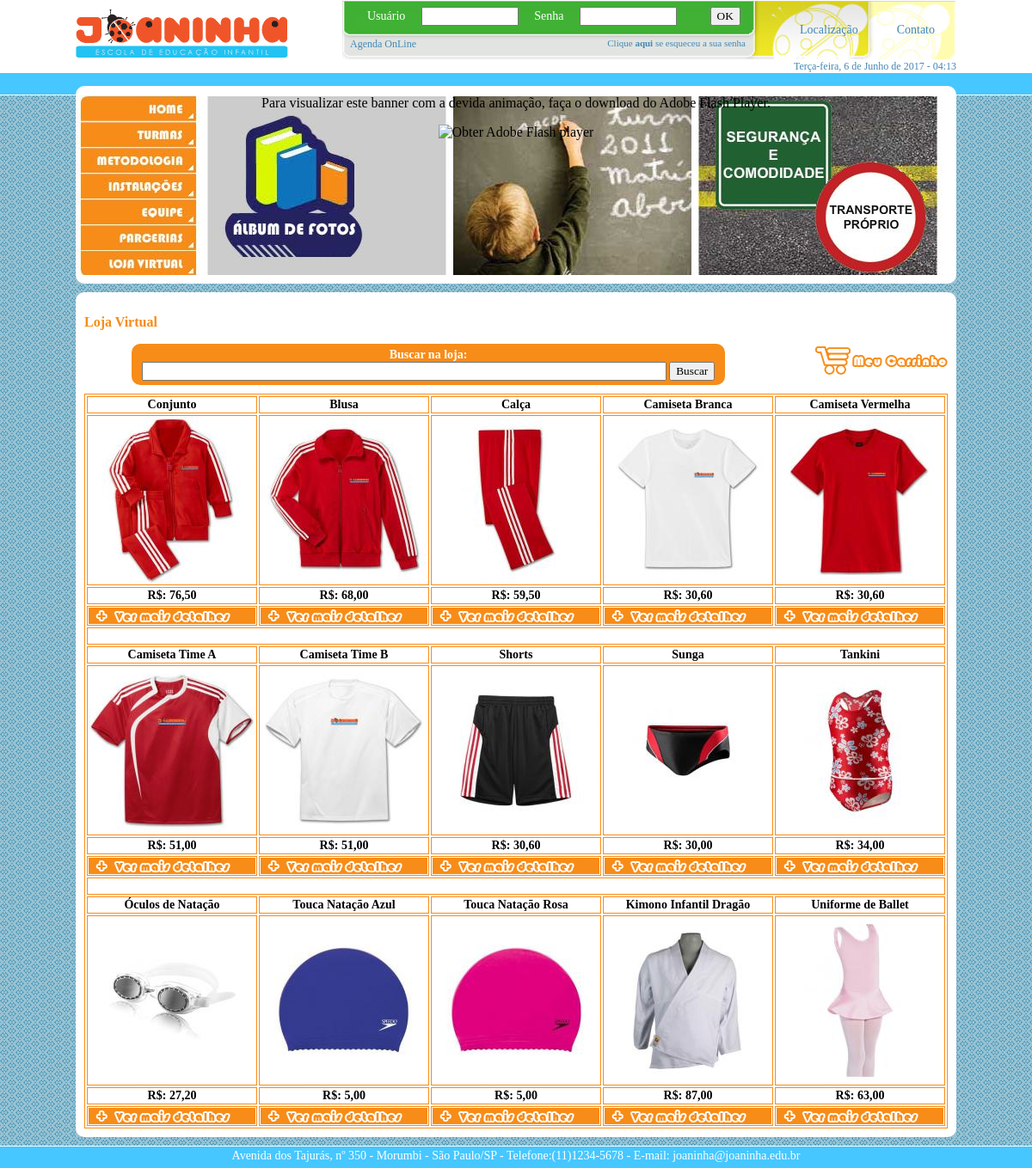
The app's page /loja.php with its own data.
### tables this page shows
CREATE TABLE IF NOT EXISTS `lojaproduto` (
  `idProduto` int(10) unsigned NOT NULL AUTO_INCREMENT,
  `nome` varchar(50) NOT NULL,
  `descricao` longtext NOT NULL,
  `valor` varchar(10) NOT NULL,
  `img` varchar(100) NOT NULL,
  `dataInserido` int(11) NOT NULL,
  `ocultar` varchar(3) NOT NULL,
  PRIMARY KEY (`idProduto`)
);

### loja.php (the view, shortened to what this page needs)
<?PHP
	Require('header.php');
?>
<p class="titulo">Loja Virtual</p>
<?PHP
	$idProduto = $_GET['idProduto'];
	if($idProduto == ""){
		?>
        <form action="buscar.php" method="get" name="frmBuscar" id="frmBuscar">
        	<div id="divBuscar"><div id="divBuscarBorda">Buscar na loja: <input type="text" name="txtBuscar" id="txtBuscar" size="80" /> <input type="submit" name="btnSubmit" value="Buscar" /></div></div>
            <div id="divMeuCarrinho"><a href="carrinho.php"><img src="_img/meuCarrinho.jpg" border="0" /></a></div>
        </form>
		<table border="1" bordercolor="#f78c18">
			<?PHP
				$sql = "SELECT * FROM lojaproduto WHERE ocultar = 'nao'";
				$selecao = mysql_query($sql);
				$linhas = mysql_num_rows($selecao);
				$contador = 0;
				while($contador < $linhas){
					$sql = "SELECT * FROM lojaproduto WHERE ocultar = 'nao' ORDER BY idProduto DESC LIMIT " . $contador . ",5";
					?>
                    <?PHP
					if($contador != 0){
						?>
                        <tr>
                            <td colspan="5">&nbsp;</td>
                        </tr>
                        <?PHP
					}
					?>
					<tr align="center">
						<?PHP
							$selecao = mysql_query($sql);
							while($registro = mysql_fetch_assoc($selecao)){
							?>
							<td><strong><a href="?idProduto=<?PHP echo $registro['idProduto']; ?>"><?PHP echo $registro['nome']; ?></a></strong></td>
							<?PHP
							}
						?>
					</tr>
					<tr>
						<?PHP
							$selecao = mysql_query($sql);
							while($registro = mysql_fetch_assoc($selecao)){
							?>
							<td><a href="?idProduto=<?PHP echo $registro['idProduto']; ?>"><img src="loja/imgPeq/<?PHP echo $registro['img']; ?>" border="0" /></a></td>
							<?PHP
							}
						?>
					</tr>
                    <tr align="center">
						<?PHP
							$selecao = mysql_query($sql);
							while($registro = mysql_fetch_assoc($selecao)){
							?>
							<td><strong><a href="?idProduto=<?PHP echo $registro['idProduto']; ?>">R$: <?PHP echo $registro['valor']; ?></a></strong></td>
							<?PHP
							}
						?>
					</tr>
                    <tr align="center">
						<?PHP
							$selecao = mysql_query($sql);
							while($registro = mysql_fetch_assoc($selecao)){
							?>
							<td><a href="?idProduto=<?PHP echo $registro['idProduto']; ?>"><img src="_img/detalhes.jpg" border="0" /></a></td>
							<?PHP
							}
						?>
					</tr>
					<?PHP
					$contador = $contador + 5;
				}
			?>
		</table>
		<?PHP
	}
	?>
<?PHP
	Require('footer.php');
?>

### _estilos/estilo.css (style rules this page uses)
* { font-family:Century Gothic; }
body { margin:0; !important }
a:link, a:visited, a:active { color: #000; text-decoration: none; }
.titulo { color:#f78c18; font-weight:bold; font-size:16px; }

### loja.php (style rules this page uses)
#divBuscar { float:left; width:800px; text-align:center; margin-bottom:10px; }
#divBuscarBorda { width:680px; margin:auto; padding:5px; background-color:#f78c18; color:white; font-weight:bold; }
#divMeuCarrinho { float:right; }

### records on screen
lojaproduto: nome "Conjunto", img (picture), valor "76,50"
lojaproduto: nome "Blusa", img (picture), valor "68,00"
lojaproduto: nome "Calça", img (picture), valor "59,50"
lojaproduto: nome "Camiseta Branca", img (picture), valor "30,60"
lojaproduto: nome "Camiseta Vermelha", img (picture), valor "30,60"
lojaproduto: nome "Camiseta Time A", img (picture), valor "51,00"
lojaproduto: nome "Camiseta Time B", img (picture), valor "51,00"
lojaproduto: nome "Shorts", img (picture), valor "30,60"
lojaproduto: nome "Sunga", img (picture), valor "30,00"
lojaproduto: nome "Tankini", img (picture), valor "34,00"
lojaproduto: nome "Óculos de Natação", img (picture), valor "27,20"
lojaproduto: nome "Touca Natação Azul", img (picture), valor "5,00"
lojaproduto: nome "Touca Natação Rosa", img (picture), valor "5,00"
lojaproduto: nome "Kimono Infantil Dragão", img (picture), valor "87,00"
lojaproduto: nome "Uniforme de Ballet", img (picture), valor "63,00"
